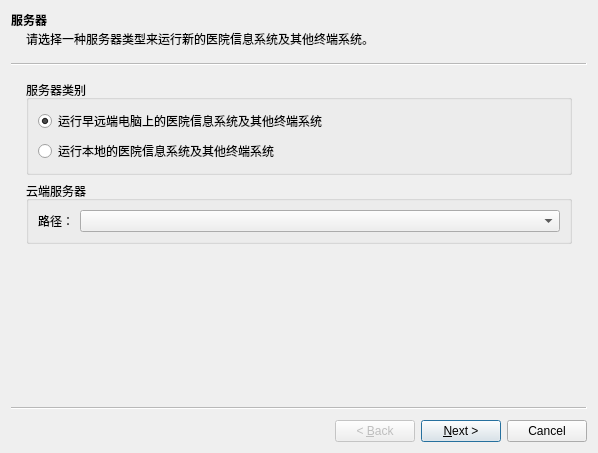
<?xml version="1.0" encoding="UTF-8"?>
<ui version="4.0">
 <class>VMwareVMWizard</class>
 <widget class="QWizard" name="VMwareVMWizard">
  <property name="geometry">
   <rect>
    <x>0</x>
    <y>0</y>
    <width>598</width>
    <height>453</height>
   </rect>
  </property>
  <property name="windowTitle">
   <string>新添医院信息系统及其他终端系统向导</string>
  </property>
  <property name="modal">
   <bool>true</bool>
  </property>
  <widget class="QWizardPage" name="uiServerWizardPage">
   <property name="title">
    <string>服务器</string>
   </property>
   <property name="subTitle">
    <string>请选择一种服务器类型来运行新的医院信息系统及其他终端系统。</string>
   </property>
   <layout class="QGridLayout" name="gridLayout_2">
    <item row="0" column="0">
     <widget class="QGroupBox" name="uiServerTypeGroupBox">
      <property name="title">
       <string>服务器类别</string>
      </property>
      <layout class="QVBoxLayout" name="verticalLayout">
       <item>
        <widget class="QRadioButton" name="uiRemoteRadioButton">
         <property name="text">
          <string>运行早远端电脑上的医院信息系统及其他终端系统</string>
         </property>
         <property name="checked">
          <bool>true</bool>
         </property>
        </widget>
       </item>
       <item>
        <widget class="QRadioButton" name="uiLocalRadioButton">
         <property name="text">
          <string>运行本地的医院信息系统及其他终端系统</string>
         </property>
        </widget>
       </item>
      </layout>
     </widget>
    </item>
    <item row="1" column="0">
     <widget class="QGroupBox" name="uiRemoteServersGroupBox">
      <property name="title">
       <string>云端服务器</string>
      </property>
      <layout class="QGridLayout" name="gridLayout_8">
       <item row="0" column="1">
        <widget class="QComboBox" name="uiRemoteServersComboBox">
         <property name="enabled">
          <bool>true</bool>
         </property>
         <property name="sizePolicy">
          <sizepolicy hsizetype="Expanding" vsizetype="Fixed">
           <horstretch>0</horstretch>
           <verstretch>0</verstretch>
          </sizepolicy>
         </property>
        </widget>
       </item>
       <item row="0" column="0">
        <widget class="QLabel" name="uiRemoteServersLabel">
         <property name="text">
          <string>路径：</string>
         </property>
        </widget>
       </item>
      </layout>
     </widget>
    </item>
   </layout>
  </widget>
  <widget class="QWizardPage" name="uiVirtualBoxWizardPage">
   <property name="title">
    <string>医院信息系统及其他终端系统</string>
   </property>
   <property name="subTitle">
    <string>请从列表中选择一个医院信息系统及其他终端系统在VMware中实例化。</string>
   </property>
   <layout class="QGridLayout" name="gridLayout">
    <item row="0" column="0">
     <widget class="QLabel" name="uiVMListLabel">
      <property name="text">
       <string>列表：</string>
      </property>
     </widget>
    </item>
    <item row="0" column="1">
     <widget class="QComboBox" name="uiVMListComboBox">
      <property name="sizePolicy">
       <sizepolicy hsizetype="Expanding" vsizetype="Fixed">
        <horstretch>0</horstretch>
        <verstretch>0</verstretch>
       </sizepolicy>
      </property>
     </widget>
    </item>
    <item row="1" column="0" colspan="2">
     <widget class="QCheckBox" name="uiBaseVMCheckBox">
      <property name="enabled">
       <bool>true</bool>
      </property>
      <property name="text">
       <string>用作链接的基础VM（实验）</string>
      </property>
     </widget>
    </item>
   </layout>
  </widget>
 </widget>
 <tabstops>
  <tabstop>uiVMListComboBox</tabstop>
 </tabstops>
 <resources/>
 <connections/>
</ui>
